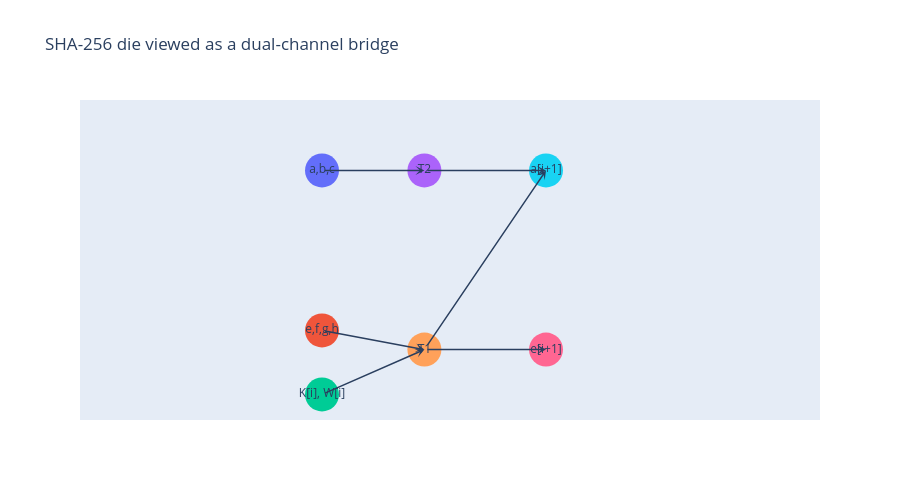

Notebook code for this chart:
### Code cell
fig_die = go.Figure()

nodes = {
    "a,b,c": (0.10, 0.78),
    "e,f,g,h": (0.10, 0.28),
    "K[i], W[i]": (0.10, 0.08),
    "T2": (0.42, 0.78),
    "T1": (0.42, 0.22),
    "a[i+1]": (0.80, 0.78),
    "e[i+1]": (0.80, 0.22),
}
edges = [
    ("a,b,c", "T2"),
    ("e,f,g,h", "T1"),
    ("K[i], W[i]", "T1"),
    ("T2", "a[i+1]"),
    ("T1", "a[i+1]"),
    ("T1", "e[i+1]"),
]
for src, dst in edges:
    x0, y0 = nodes[src]
    x1, y1 = nodes[dst]
    fig_die.add_annotation(
        x=x1, y=y1, ax=x0, ay=y0,
        xref="x", yref="y", axref="x", ayref="y",
        showarrow=True, arrowhead=3, arrowsize=1, arrowwidth=1.5
    )
for name, (x, y) in nodes.items():
    fig_die.add_trace(go.Scatter(
        x=[x], y=[y], mode="markers+text", text=[name], textposition="middle center",
        marker=dict(size=34)
    ))
fig_die.update_xaxes(visible=False, range=[0, 1])
fig_die.update_yaxes(visible=False, range=[0, 1], scaleanchor="x")
fig_die.update_layout(title="SHA-256 die viewed as a dual-channel bridge", showlegend=False, height=500)
fig_die.show()

### Figure 1 — Plotly figure (JSON) as saved in the notebook; plotly's stock layout.template omitted (floating-point values rounded to 4 significant figures)
{"data": [{"marker": {"size": 34}, "mode": "markers+text", "text": ["a,b,c"], "textposition": "middle center", "type": "scatter", "x": [0.1], "y": [0.78]}, {"marker": {"size": 34}, "mode": "markers+text", "text": ["e,f,g,h"], "textposition": "middle center", "type": "scatter", "x": [0.1], "y": [0.28]}, {"marker": {"size": 34}, "mode": "markers+text", "text": ["K[i], W[i]"], "textposition": "middle center", "type": "scatter", "x": [0.1], "y": [0.08]}, {"marker": {"size": 34}, "mode": "markers+text", "text": ["T2"], "textposition": "middle center", "type": "scatter", "x": [0.42], "y": [0.78]}, {"marker": {"size": 34}, "mode": "markers+text", "text": ["T1"], "textposition": "middle center", "type": "scatter", "x": [0.42], "y": [0.22]}, {"marker": {"size": 34}, "mode": "markers+text", "text": ["a[i+1]"], "textposition": "middle center", "type": "scatter", "x": [0.8], "y": [0.78]}, {"marker": {"size": 34}, "mode": "markers+text", "text": ["e[i+1]"], "textposition": "middle center", "type": "scatter", "x": [0.8], "y": [0.22]}], "layout": {"annotations": [{"arrowhead": 3, "arrowsize": 1, "arrowwidth": 1.5, "ax": 0.1, "axref": "x", "ay": 0.78, "ayref": "y", "showarrow": true, "x": 0.42, "xref": "x", "y": 0.78, "yref": "y"}, {"arrowhead": 3, "arrowsize": 1, "arrowwidth": 1.5, "ax": 0.1, "axref": "x", "ay": 0.28, "ayref": "y", "showarrow": true, "x": 0.42, "xref": "x", "y": 0.22, "yref": "y"}, {"arrowhead": 3, "arrowsize": 1, "arrowwidth": 1.5, "ax": 0.1, "axref": "x", "ay": 0.08, "ayref": "y", "showarrow": true, "x": 0.42, "xref": "x", "y": 0.22, "yref": "y"}, {"arrowhead": 3, "arrowsize": 1, "arrowwidth": 1.5, "ax": 0.42, "axref": "x", "ay": 0.78, "ayref": "y", "showarrow": true, "x": 0.8, "xref": "x", "y": 0.78, "yref": "y"}, {"arrowhead": 3, "arrowsize": 1, "arrowwidth": 1.5, "ax": 0.42, "axref": "x", "ay": 0.22, "ayref": "y", "showarrow": true, "x": 0.8, "xref": "x", "y": 0.78, "yref": "y"}, {"arrowhead": 3, "arrowsize": 1, "arrowwidth": 1.5, "ax": 0.42, "axref": "x", "ay": 0.22, "ayref": "y", "showarrow": true, "x": 0.8, "xref": "x", "y": 0.22, "yref": "y"}], "height": 500, "showlegend": false, "title": {"text": "SHA-256 die viewed as a dual-channel bridge"}, "xaxis": {"range": [0, 1], "visible": false}, "yaxis": {"range": [0, 1], "scaleanchor": "x", "visible": false}}}
